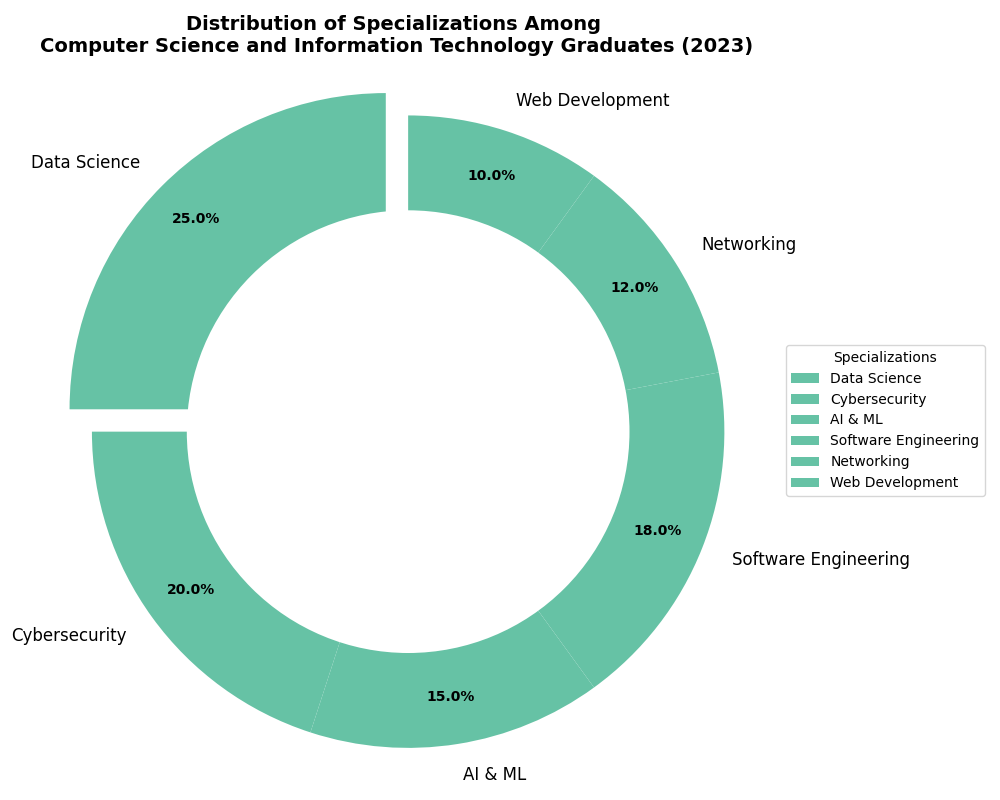

The Python source for this figure:
import matplotlib.pyplot as plt
import numpy as np

# Data for specializations in Computer Science and Information Technology
specializations = [
    'Data Science', 
    'Cybersecurity', 
    'AI & ML', 
    'Software Engineering', 
    'Networking', 
    'Web Development'
]
percentages = [25, 20, 15, 18, 12, 10]

# Choose a single color for all slices
single_color = ['#66c2a5' for _ in range(len(specializations))]  # Light blue-green

# Explode the 'Data Science' segment to highlight it
explode = (0.1, 0, 0, 0, 0, 0)  

# Create the pie chart
fig, ax = plt.subplots(figsize=(10, 8))
wedges, texts, autotexts = ax.pie(
    percentages, 
    labels=specializations, 
    autopct='%1.1f%%', 
    startangle=90, 
    colors= single_color,
    pctdistance=0.85,
    explode=explode
)

# Enhance appearance of the pie chart
plt.setp(autotexts, size=10, weight="bold", color="black")
plt.setp(texts, size=12)

# Draw a circle at the center to transform the pie chart into a donut chart
centre_circle = plt.Circle((0, 0), 0.70, fc='white')
fig.gca().add_artist(centre_circle)

# Set the title of the pie chart
plt.title(
    'Distribution of Specializations Among \n'
    'Computer Science and Information Technology Graduates (2023)',
    fontsize=14, fontweight='bold'
)

# Equal aspect ratio ensures the pie chart is circular
ax.axis('equal')  

# Add a legend to the side
ax.legend(wedges, specializations, title="Specializations", loc="center left", bbox_to_anchor=(1, 0, 0.5, 1))

# Automatically adjust layout to prevent clipping
plt.tight_layout()

# Show the plot
plt.show()
